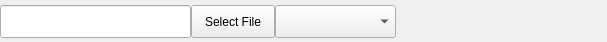
<?xml version="1.0" encoding="UTF-8"?>
<ui version="4.0">
 <class>Form</class>
 <widget class="QWidget" name="Form">
  <property name="geometry">
   <rect>
    <x>0</x>
    <y>0</y>
    <width>607</width>
    <height>42</height>
   </rect>
  </property>
  <property name="sizePolicy">
   <sizepolicy hsizetype="Preferred" vsizetype="Fixed">
    <horstretch>0</horstretch>
    <verstretch>0</verstretch>
   </sizepolicy>
  </property>
  <property name="windowTitle">
   <string>Form</string>
  </property>
  <layout class="QGridLayout" name="gridLayout">
   <property name="margin">
    <number>0</number>
   </property>
   <property name="spacing">
    <number>0</number>
   </property>
   <item row="0" column="0">
    <widget class="QLineEdit" name="dsLineEdit">
     <property name="sizePolicy">
      <sizepolicy hsizetype="MinimumExpanding" vsizetype="Fixed">
       <horstretch>0</horstretch>
       <verstretch>0</verstretch>
      </sizepolicy>
     </property>
     <property name="minimumSize">
      <size>
       <width>0</width>
       <height>33</height>
      </size>
     </property>
     <property name="maximumSize">
      <size>
       <width>16777215</width>
       <height>30</height>
      </size>
     </property>
    </widget>
   </item>
   <item row="0" column="1">
    <widget class="QPushButton" name="selectFilePushButton">
     <property name="sizePolicy">
      <sizepolicy hsizetype="MinimumExpanding" vsizetype="Fixed">
       <horstretch>0</horstretch>
       <verstretch>0</verstretch>
      </sizepolicy>
     </property>
     <property name="minimumSize">
      <size>
       <width>84</width>
       <height>33</height>
      </size>
     </property>
     <property name="maximumSize">
      <size>
       <width>84</width>
       <height>30</height>
      </size>
     </property>
     <property name="text">
      <string>Select File</string>
     </property>
    </widget>
   </item>
   <item row="0" column="2">
    <widget class="QComboBox" name="edgvComboBox">
     <property name="sizePolicy">
      <sizepolicy hsizetype="MinimumExpanding" vsizetype="Fixed">
       <horstretch>0</horstretch>
       <verstretch>0</verstretch>
      </sizepolicy>
     </property>
     <property name="minimumSize">
      <size>
       <width>121</width>
       <height>33</height>
      </size>
     </property>
     <property name="maximumSize">
      <size>
       <width>121</width>
       <height>30</height>
      </size>
     </property>
    </widget>
   </item>
   <item row="0" column="3">
    <widget class="QgsProjectionSelectionWidget" name="mQgsProjectionSelectionWidget">
     <property name="sizePolicy">
      <sizepolicy hsizetype="MinimumExpanding" vsizetype="Fixed">
       <horstretch>30</horstretch>
       <verstretch>30</verstretch>
      </sizepolicy>
     </property>
     <property name="minimumSize">
      <size>
       <width>30</width>
       <height>33</height>
      </size>
     </property>
     <property name="maximumSize">
      <size>
       <width>211</width>
       <height>30</height>
      </size>
     </property>
    </widget>
   </item>
  </layout>
 </widget>
 <customwidgets>
  <customwidget>
   <class>QgsProjectionSelectionWidget</class>
   <extends>QWidget</extends>
   <header>qgsprojectionselectionwidget.h</header>
  </customwidget>
 </customwidgets>
 <resources>
  <include location="../../../../resources.qrc"/>
 </resources>
 <connections/>
</ui>
